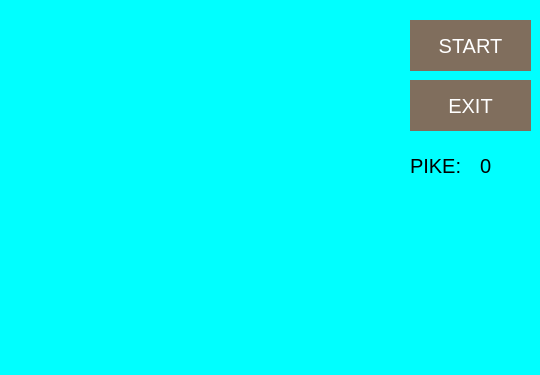
<?xml version="1.0" encoding="UTF-8"?>
<ui version="4.0">
 <class>igra</class>
 <widget class="QWidget" name="igra">
  <property name="geometry">
   <rect>
    <x>0</x>
    <y>0</y>
    <width>540</width>
    <height>375</height>
   </rect>
  </property>
  <property name="windowTitle">
   <string>igra</string>
  </property>
  <property name="styleSheet">
   <string notr="true">background:rgb(0,255,255);</string>
  </property>
  <widget class="QPushButton" name="start_gumb">
   <property name="geometry">
    <rect>
     <x>410</x>
     <y>20</y>
     <width>121</width>
     <height>51</height>
    </rect>
   </property>
   <property name="styleSheet">
    <string notr="true">background:rgb(128, 110, 93); color:white;border:none;font-size:20px;</string>
   </property>
   <property name="text">
    <string>START</string>
   </property>
  </widget>
  <widget class="QLabel" name="pike">
   <property name="geometry">
    <rect>
     <x>410</x>
     <y>150</y>
     <width>61</width>
     <height>31</height>
    </rect>
   </property>
   <property name="styleSheet">
    <string notr="true">font-size:20px</string>
   </property>
   <property name="text">
    <string>PIKE:</string>
   </property>
  </widget>
  <widget class="QLabel" name="izpis_pik">
   <property name="geometry">
    <rect>
     <x>480</x>
     <y>150</y>
     <width>101</width>
     <height>31</height>
    </rect>
   </property>
   <property name="styleSheet">
    <string notr="true">font-size:20px</string>
   </property>
   <property name="text">
    <string>0</string>
   </property>
  </widget>
  <widget class="QPushButton" name="exit_gumb">
   <property name="geometry">
    <rect>
     <x>410</x>
     <y>80</y>
     <width>121</width>
     <height>51</height>
    </rect>
   </property>
   <property name="styleSheet">
    <string notr="true">background:rgb(128, 110, 93); color:white;border:none;font-size:20px;</string>
   </property>
   <property name="text">
    <string>EXIT</string>
   </property>
  </widget>
  <widget class="QLabel" name="stanje">
   <property name="geometry">
    <rect>
     <x>410</x>
     <y>190</y>
     <width>121</width>
     <height>31</height>
    </rect>
   </property>
   <property name="styleSheet">
    <string notr="true">font-size:14px</string>
   </property>
   <property name="text">
    <string/>
   </property>
  </widget>
 </widget>
 <layoutdefault spacing="6" margin="11"/>
 <resources/>
 <connections/>
</ui>
